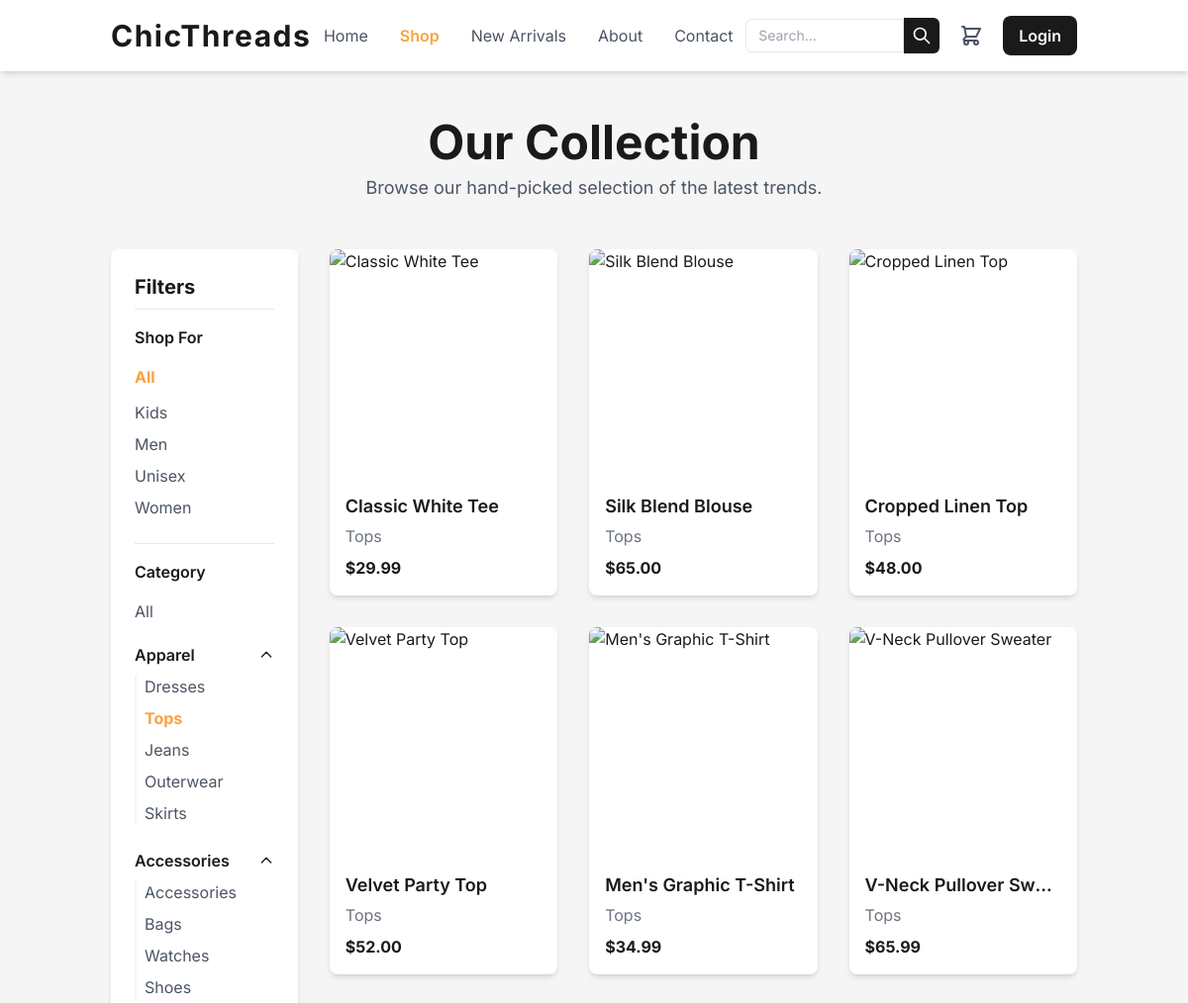
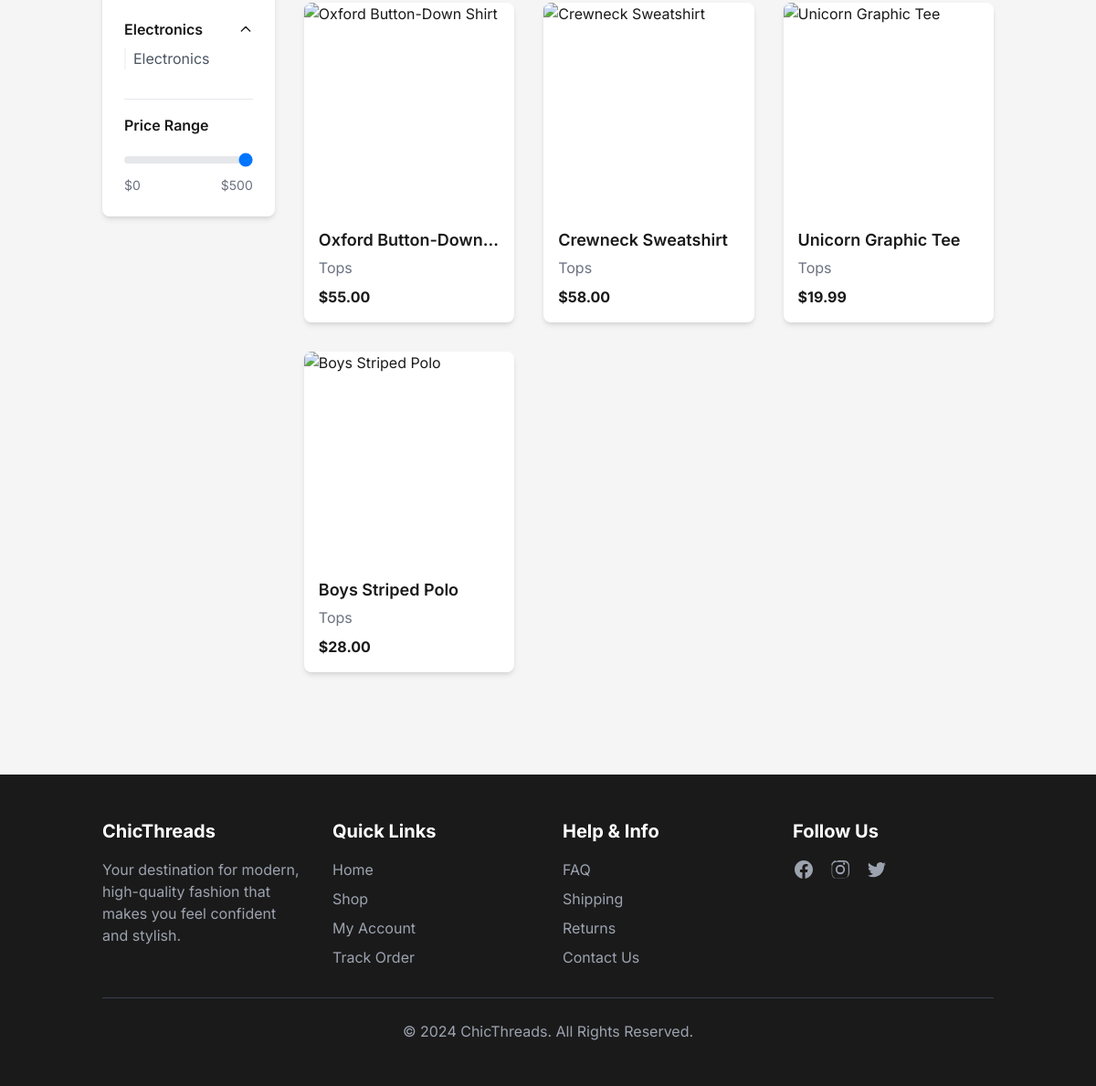
/shop.php?category=Tops, run on the app's committed database (2 pictures, top to bottom).
### tables this page shows
CREATE TABLE IF NOT EXISTS `products` (
  `id` int(11) NOT NULL AUTO_INCREMENT,
  `name` varchar(255) NOT NULL,
  `category` varchar(100) NOT NULL,
  `price` decimal(10,2) NOT NULL,
  `image_url` text NOT NULL,
  `audience` varchar(50) DEFAULT NULL,
  `created_at` timestamp DEFAULT CURRENT_TIMESTAMP,
  PRIMARY KEY (`id`)
);

### shop.php (the view, shortened to what this page needs)
<?php
require_once 'connection.php';
$isLoggedIn = isset($_SESSION['user_id']);
$cart_count = isset($_SESSION['cart']) ? count($_SESSION['cart']) : 0;
$selectedCategory = isset($_GET['category']) ? $_GET['category'] : null;
$selectedAudience = isset($_GET['audience']) ? $_GET['audience'] : null;
$maxPrice = isset($_GET['max_price']) ? (int)$_GET['max_price'] : 500;
$searchTerm = isset($_GET['search']) ? $_GET['search'] : null;
$categories = [];
$categorySql = "SELECT DISTINCT category FROM products ORDER BY category ASC";
$categoryResult = $conn->query($categorySql);
if ($categoryResult && $categoryResult->num_rows > 0) {
    while ($row = $categoryResult->fetch_assoc()) {
        $categories[] = $row['category'];
    }
}
$audiences = [];
$audienceSql = "SELECT DISTINCT audience FROM products WHERE audience IS NOT NULL AND audience != '' ORDER BY audience ASC";
$audienceResult = $conn->query($audienceSql);
if ($audienceResult && $audienceResult->num_rows > 0) {
    while ($row = $audienceResult->fetch_assoc()) {
        $audiences[] = $row['audience'];
    }
}
$categoryGroups = [
    'Apparel' => ['Dresses', 'Tops', 'Jeans', 'Outerwear', 'Skirts'],
    'Accessories' => ['Accessories', 'Bags', 'Watches', 'Shoes'],
    'Electronics' => ['Electronics']
];
$products = [];
$sql = "SELECT id, name, category, price, image_url, audience FROM products WHERE price <= ?";
$params = ['i', $maxPrice];
if ($selectedCategory) {
    $sql .= " AND category = ?";
    $params[0] .= 's';
    $params[] = $selectedCategory;
}
$sql .= " ORDER BY created_at DESC";
$stmt = $conn->prepare($sql);
if ($stmt) {
    $stmt->bind_param(...$params);
    $stmt->execute();
    $result = $stmt->get_result();
    if ($result && $result->num_rows > 0) {
        while ($row = $result->fetch_assoc()) {
            $products[] = $row;
        }
    } else {
        $noProductsMessage = "No products found matching your criteria.";
    }
} else {
    $noProductsMessage = "Error preparing the product query.";
}
?>
<!DOCTYPE html>
<html lang="en">
<head>
    <script src="https://cdn.tailwindcss.com"></script>
</head>
<body x-data="{ cartCount: <?php echo $cart_count; ?> }" class="bg-lightgray text-primary font-sans antialiased">
    <header x-data="{ mobileMenuOpen: false }" class="bg-white shadow-md sticky top-0 z-50">
        <nav class="container mx-auto px-6 py-4 flex justify-between items-center">
            <div>
                <a href="index.php" class="text-3xl font-bold text-primary tracking-wider">ChicThreads</a>
            </div>
            <div class="hidden md:flex items-center space-x-8">
                <a href="index.php" class="text-gray-600 hover:text-accent transition-colors">Home</a>
                <a href="shop.php" class="text-accent font-semibold transition-colors">Shop</a>
                <a href="<?php echo $isLoggedIn ? 'new_arrivals.php' : 'login.php'; ?>" class="text-gray-600 hover:text-accent transition-colors">New Arrivals</a>
                <a href="about.php" class="text-gray-600 hover:text-accent transition-colors">About</a>
                <a href="contact.php" class="text-gray-600 hover:text-accent transition-colors">Contact</a>
            </div>
            <div class="hidden md:flex items-center space-x-5">
                 <div class="relative">
                    <form action="shop.php" method="GET" class="flex items-center">
                        <input type="text" name="search" placeholder="Search..." value="<?php echo htmlspecialchars($searchTerm ?? ''); ?>" class="w-40 px-3 py-1.5 text-sm border border-gray-200 rounded-l-md focus:outline-none focus:ring-2 focus:ring-accent focus:border-transparent transition-all">
                        <button type="submit" class="bg-primary text-white p-2 rounded-r-md hover:bg-accent transition-colors">
                            <svg xmlns="http://www.w3.org/2000/svg" class="h-5 w-5" fill="none" viewBox="0 0 24 24" stroke="currentColor"><path stroke-linecap="round" stroke-linejoin="round" stroke-width="2" d="M21 21l-6-6m2-5a7 7 0 11-14 0 7 7 0 0114 0z"></path></svg>
                        </button>
                    </form>
                </div>
                <a href="<?php echo $isLoggedIn ? 'view_cart.php' : 'login.php'; ?>" class="relative text-gray-600 hover:text-accent">
                </a>
                <?php if ($isLoggedIn): ?>
                    <a href="logout.php" class="bg-primary text-white font-semibold py-2 px-4 rounded-lg hover:bg-accent transition-all duration-300 transform hover:scale-105">Logout</a>
                <?php else: ?>
                    <a href="login.php" class="bg-primary text-white font-semibold py-2 px-4 rounded-lg hover:bg-accent transition-all duration-300 transform hover:scale-105">Login</a>
                <?php endif; ?>
            </div>
        </nav>
    </header>
    <main class="container mx-auto px-6 py-12">
        <div class="text-center mb-12">
            <h1 class="text-4xl md:text-5xl font-bold text-primary">Our Collection</h1>
            <p class="text-lg text-gray-600 mt-2">Browse our hand-picked selection of the latest trends.</p>
        </div>
        <div class="flex flex-col md:flex-row gap-8">
            <aside class="w-full md:w-1/4 lg:w-1/5">
                <div class="bg-white p-6 rounded-lg shadow-md">
                    <h3 class="text-xl font-bold mb-4 border-b pb-2">Filters</h3>
                    <div class="mb-6">
                        <h4 class="font-semibold mb-3">Shop For</h4>
                        <ul class="space-y-2 text-gray-600">
                             <li><a href="shop.php?category=<?php echo urlencode($selectedCategory); ?>&max_price=<?php echo $maxPrice; ?>" class="block py-1 <?php echo (!$selectedAudience) ? 'text-accent font-bold' : 'hover:text-accent'; ?>">All</a></li>
                            <?php foreach ($audiences as $audience): ?>
                            <li>
                                <a href="shop.php?audience=<?php echo urlencode($audience); ?>&category=<?php echo urlencode($selectedCategory); ?>&max_price=<?php echo $maxPrice; ?>" class="block <?php echo ($selectedAudience === $audience) ? 'text-accent font-bold' : 'hover:text-accent'; ?>">
                                    <?php echo htmlspecialchars($audience); ?>
                                </a>
                            </li>
                            <?php endforeach; ?>
                        </ul>
                    </div>
                    <div class="mb-6 border-t pt-4">
                        <h4 class="font-semibold mb-3">Category</h4>
                        <ul class="space-y-2 text-gray-600">
                            <li><a href="shop.php?audience=<?php echo urlencode($selectedAudience); ?>&max_price=<?php echo $maxPrice; ?>" class="block py-1 <?php echo (!$selectedCategory) ? 'text-accent font-bold' : 'hover:text-accent'; ?>">All</a></li>
                            <?php foreach ($categoryGroups as $groupName => $groupCategories): ?>
                                <?php
                                    $availableCatsInGroup = array_intersect($groupCategories, $categories);
                                ?>
                                <div x-data="{ open: true }" class="py-2">
                                    <h5 @click="open = !open" class="font-semibold text-primary cursor-pointer flex justify-between items-center">
                                        <?php echo $groupName; ?>
                                        <svg :class="{'rotate-180': open}" class="w-4 h-4 transition-transform" fill="none" stroke="currentColor" viewBox="0 0 24 24"><path stroke-linecap="round" stroke-linejoin="round" stroke-width="2" d="M19 9l-7 7-7-7"></path></svg>
                                    </h5>
                                    <ul x-show="open" x-cloak class="pl-2 mt-2 space-y-2 border-l-2 border-lightgray" x-transition>
                                        <?php foreach ($availableCatsInGroup as $category): ?>
                                            <li>
                                                <a href="shop.php?audience=<?php echo urlencode($selectedAudience); ?>&category=<?php echo urlencode($category); ?>&max_price=<?php echo $maxPrice; ?>" class="block <?php echo ($selectedCategory === $category) ? 'text-accent font-bold' : 'hover:text-accent'; ?>">
                                                    <?php echo htmlspecialchars($category); ?>
                                                </a>
                                            </li>
                                        <?php endforeach; ?>
                                    </ul>
                                </div>
                            <?php endforeach; ?>
                        </ul>
                    </div>
                    <div x-data="{ currentMaxPrice: <?php echo $maxPrice; ?> }">
                        <h4 class="font-semibold mb-3 border-t pt-4">Price Range</h4>
                        <form action="shop.php" method="GET" id="price-filter-form">
                            <input
                                type="range"
                                name="max_price"
                                min="0"
                                max="500"
                                x-model="currentMaxPrice"
                                @change="document.getElementById('price-filter-form').submit()"
                                class="w-full h-2 bg-gray-200 rounded-lg appearance-none cursor-pointer">
                            <div class="flex justify-between text-sm text-gray-500 mt-2">
                                <span>$0</span>
                                <span>$<span x-text="currentMaxPrice"></span></span>
                            </div>
                        </form>
                    </div>
                </div>
            </aside>
            <section class="w-full md:w-3/4 lg:w-4/5">
                <div class="grid grid-cols-1 sm:grid-cols-2 lg:grid-cols-3 gap-8">
                    <?php if (!empty($products)): ?>
                        <?php foreach ($products as $product): ?>
                        <div class="bg-white rounded-lg shadow-md overflow-hidden group">
                            <div class="relative">
                                <a href="product-detail.php?id=<?php echo $product['id']; ?>" class="block">
                                </a>
                                <div class="absolute inset-0 bg-black bg-opacity-0 group-hover:bg-opacity-40 transition-all flex items-center justify-center">
                                </div>
                            </div>
                            <div class="p-4">
                               <a href="product-detail.php?id=<?php echo $product['id']; ?>" class="block">
                                    <h3 class="text-lg font-semibold text-primary hover:text-accent transition-colors truncate"><?php echo htmlspecialchars($product['name']); ?></h3>
                                </a>
                                <p class="text-gray-500 mt-1"><?php echo htmlspecialchars($product['category']); ?></p>
                                <p class="text-primary font-bold mt-2">$<?php echo htmlspecialchars(number_format($product['price'], 2)); ?></p>
                            </div>
                        </div>
                        <?php endforeach; ?>
                    <?php else: ?>
                        <p class="text-gray-600 col-span-full text-center"><?php echo $noProductsMessage; ?></p>
                    <?php endif; ?>
                </div>
            </section>
        </div>
    </main>
    <footer class="bg-primary text-white mt-16">
        <div class="container mx-auto px-6 py-12">
            <div class="grid grid-cols-1 md:grid-cols-4 gap-8">
                 <div>
                    <h4 class="text-xl font-bold mb-4">ChicThreads</h4>
                    <p class="text-gray-400">Your destination for modern, high-quality fashion that makes you feel confident and stylish.</p>
                </div>
                <div>
                    <h4 class="text-xl font-bold mb-4">Quick Links</h4>
                    <ul class="space-y-2">
                        <li><a href="index.php" class="text-gray-400 hover:text-white transition-colors">Home</a></li>
                        <li><a href="shop.php" class="text-gray-400 hover:text-white transition-colors">Shop</a></li>
                        <li><a href="#" class="text-gray-400 hover:text-white transition-colors">My Account</a></li>
                        <li><a href="#" class="text-gray-400 hover:text-white transition-colors">Track Order</a></li>
                    </ul>
                </div>
                <div>
                    <h4 class="text-xl font-bold mb-4">Help & Info</h4>
                    <ul class="space-y-2">
                        <li><a href="#" class="text-gray-400 hover:text-white transition-colors">FAQ</a></li>
                        <li><a href="#" class="text-gray-400 hover:text-white transition-colors">Shipping</a></li>
                        <li><a href="#" class="text-gray-400 hover:text-white transition-colors">Returns</a></li>
                        <li><a href="#" class="text-gray-400 hover:text-white transition-colors">Contact Us</a></li>
                    </ul>
                </div>
                <div>
                    <h4 class="text-xl font-bold mb-4">Follow Us</h4>
                    <div class="flex space-x-4">
                        <a href="#" class="text-gray-400 hover:text-white transition-colors"></a>
                        <a href="#" class="text-gray-400 hover:text-white transition-colors"></a>
                        <a href="#" class="text-gray-400 hover:text-white transition-colors"></a>
                    </div>
                </div>
            </div>
            <div class="border-t border-gray-700 mt-8 pt-6 text-center text-gray-400">
                <p>&copy; 2024 ChicThreads. All Rights Reserved.</p>
            </div>
        </div>
    </footer>
</body>
</html>

### shop.php (style rules this page uses)
.transition-all { transition: all 0.3s ease-in-out; }

### data on the page
products: name "Classic White Tee", category "Tops", price "29.99"
products: name "Silk Blend Blouse", category "Tops", price "65.00"
products: name "Cropped Linen Top", category "Tops", price "48.00"
products: name "Velvet Party Top", category "Tops", price "52.00"
products: name "Men's Graphic T-Shirt", category "Tops", price "34.99"
products: name "V-Neck Pullover Sw…", category "Tops", price "65.99"
products: name "Oxford Button-Down…", category "Tops", price "55.00"
products: name "Crewneck Sweatshirt", category "Tops", price "58.00"
products: name "Unicorn Graphic Tee", category "Tops", price "19.99"
products: name "Boys Striped Polo", category "Tops", price "28.00"

### other printed values
$audience "Kids"
$audience "Men"
$audience "Unisex"
$audience "Women"
$groupName "Apparel"
$category "Dresses"
$category "Tops"
$category "Jeans"
$category "Outerwear"
$category "Skirts"
$groupName "Accessories"
$category "Accessories"
$category "Bags"
$category "Watches"
$category "Shoes"
